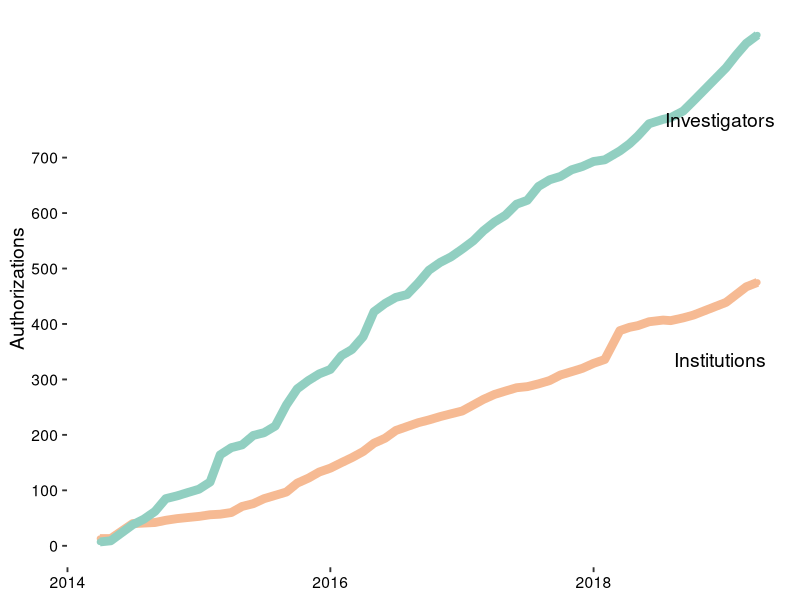

The R source for this figure:
## ---- chunk 1
#Load Libraries
library(ggplot2)
library(reshape2)
library(dplyr)
library(knitr)
library(cowplot)
## ---- chunk 2
# Import data and clean

df <- read.csv(file = "csv/institutionAuthCounts.csv", header = TRUE)

# Remove extra characters from df$YearMonth
df$YearMonth <- as.Date(substr(df$YearMonth, 2, 11))
df$Year <- substr(df$YearMonth, 1, 4)
df$Month <- as.numeric(substr(df$YearMonth, 6, 7))
## ---- chunk 3

# Plot for all Institutions and Authorized Investigators vs. date

# the below code needs to be changed to geom_line

# Reshape df
df.melt <- melt(df, id = c("YearMonth", "Year", "Month"), value.name = "Count", variable.name = "Type")

# Using Points
p <- 
  ggplot(data=df.melt, aes(x = YearMonth, y = Count, color = Type, group = Type)) +
  geom_point() + 
  geom_line(size=3) +
  theme_classic(base_size = 14) +                        #Axis Label Size
  scale_colour_manual(values=c("#f6ba93", "#91CFC1")) +  #Saturated Databrary Colors 
  ylab("Authorizations") +
  #xlab("Year") +
  #labs(title="Databrary User Growth") +
  theme(axis.title.x=element_blank()) +
  theme(legend.position="none", axis.text = element_text(size = rel(0.8), colour = "black")) +    #Axis text size and color
  theme(axis.line = element_blank()) +
  scale_y_continuous(breaks = seq(0, 700, 100))
 
 
  
ggdraw(p) + 
  draw_label("Investigators", .9, .8) +
  draw_label("Institutions", .9, .4)

